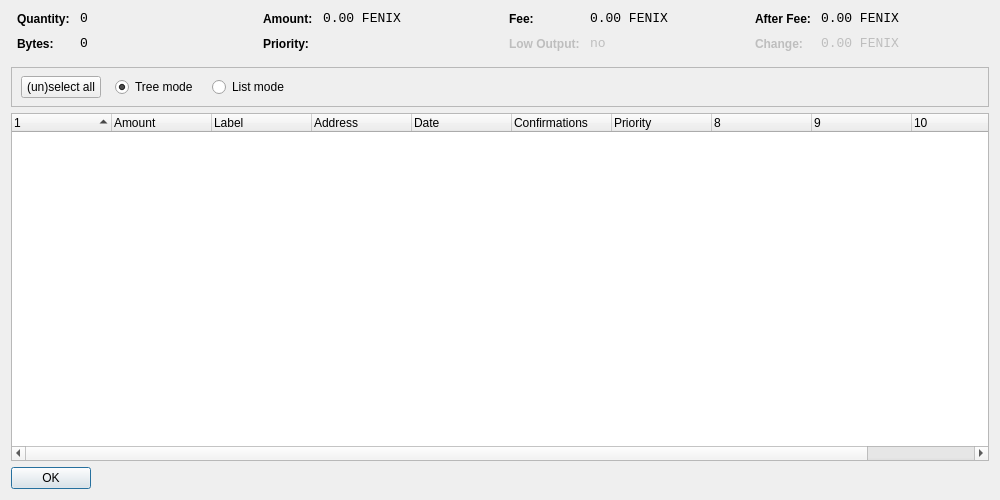
<?xml version="1.0" encoding="UTF-8"?>
<ui version="4.0">
 <class>CoinControlDialog</class>
 <widget class="QDialog" name="CoinControlDialog">
  <property name="geometry">
   <rect>
    <x>0</x>
    <y>0</y>
    <width>1000</width>
    <height>500</height>
   </rect>
  </property>
  <property name="windowTitle">
   <string>Coin Control</string>
  </property>
  <layout class="QVBoxLayout" name="verticalLayout">
   <item>
    <layout class="QHBoxLayout" name="horizontalLayoutTop" stretch="0,0,0,0">
     <property name="topMargin">
      <number>0</number>
     </property>
     <property name="bottomMargin">
      <number>10</number>
     </property>
     <item>
      <layout class="QFormLayout" name="formLayoutCoinControl1">
       <property name="horizontalSpacing">
        <number>10</number>
       </property>
       <property name="verticalSpacing">
        <number>10</number>
       </property>
       <property name="leftMargin">
        <number>6</number>
       </property>
       <property name="rightMargin">
        <number>6</number>
       </property>
       <item row="0" column="0">
        <widget class="QLabel" name="labelCoinControlQuantityText">
         <property name="styleSheet">
          <string notr="true">font-weight:bold;</string>
         </property>
         <property name="text">
          <string>Quantity:</string>
         </property>
        </widget>
       </item>
       <item row="0" column="1">
        <widget class="QLabel" name="labelCoinControlQuantity">
         <property name="font">
          <font>
           <family>Monospace</family>
           <pointsize>10</pointsize>
          </font>
         </property>
         <property name="cursor">
          <cursorShape>IBeamCursor</cursorShape>
         </property>
         <property name="contextMenuPolicy">
          <enum>Qt::ActionsContextMenu</enum>
         </property>
         <property name="text">
          <string notr="true">0</string>
         </property>
         <property name="textInteractionFlags">
          <set>Qt::LinksAccessibleByMouse|Qt::TextSelectableByKeyboard|Qt::TextSelectableByMouse</set>
         </property>
        </widget>
       </item>
       <item row="1" column="0">
        <widget class="QLabel" name="labelCoinControlBytesText">
         <property name="styleSheet">
          <string notr="true">font-weight:bold;</string>
         </property>
         <property name="text">
          <string>Bytes:</string>
         </property>
        </widget>
       </item>
       <item row="1" column="1">
        <widget class="QLabel" name="labelCoinControlBytes">
         <property name="font">
          <font>
           <family>Monospace</family>
           <pointsize>10</pointsize>
          </font>
         </property>
         <property name="cursor">
          <cursorShape>IBeamCursor</cursorShape>
         </property>
         <property name="contextMenuPolicy">
          <enum>Qt::ActionsContextMenu</enum>
         </property>
         <property name="text">
          <string notr="true">0</string>
         </property>
         <property name="textInteractionFlags">
          <set>Qt::LinksAccessibleByMouse|Qt::TextSelectableByKeyboard|Qt::TextSelectableByMouse</set>
         </property>
        </widget>
       </item>
      </layout>
     </item>
     <item>
      <layout class="QFormLayout" name="formLayoutCoinControl2">
       <property name="horizontalSpacing">
        <number>10</number>
       </property>
       <property name="verticalSpacing">
        <number>10</number>
       </property>
       <property name="leftMargin">
        <number>6</number>
       </property>
       <property name="rightMargin">
        <number>6</number>
       </property>
       <item row="0" column="0">
        <widget class="QLabel" name="labelCoinControlAmountText">
         <property name="styleSheet">
          <string notr="true">font-weight:bold;</string>
         </property>
         <property name="text">
          <string>Amount:</string>
         </property>
        </widget>
       </item>
       <item row="0" column="1">
        <widget class="QLabel" name="labelCoinControlAmount">
         <property name="font">
          <font>
           <family>Monospace</family>
           <pointsize>10</pointsize>
          </font>
         </property>
         <property name="cursor">
          <cursorShape>IBeamCursor</cursorShape>
         </property>
         <property name="contextMenuPolicy">
          <enum>Qt::ActionsContextMenu</enum>
         </property>
         <property name="text">
          <string notr="true">0.00 FENIX</string>
         </property>
         <property name="textInteractionFlags">
          <set>Qt::LinksAccessibleByMouse|Qt::TextSelectableByKeyboard|Qt::TextSelectableByMouse</set>
         </property>
        </widget>
       </item>
       <item row="1" column="0">
        <widget class="QLabel" name="labelCoinControlPriorityText">
         <property name="styleSheet">
          <string notr="true">font-weight:bold;</string>
         </property>
         <property name="text">
          <string>Priority:</string>
         </property>
        </widget>
       </item>
       <item row="1" column="1">
        <widget class="QLabel" name="labelCoinControlPriority">
         <property name="font">
          <font>
           <family>Monospace</family>
           <pointsize>10</pointsize>
          </font>
         </property>
         <property name="cursor">
          <cursorShape>IBeamCursor</cursorShape>
         </property>
         <property name="contextMenuPolicy">
          <enum>Qt::ActionsContextMenu</enum>
         </property>
         <property name="text">
          <string/>
         </property>
         <property name="textInteractionFlags">
          <set>Qt::LinksAccessibleByMouse|Qt::TextSelectableByKeyboard|Qt::TextSelectableByMouse</set>
         </property>
        </widget>
       </item>
      </layout>
     </item>
     <item>
      <layout class="QFormLayout" name="formLayoutCoinControl3">
       <property name="horizontalSpacing">
        <number>10</number>
       </property>
       <property name="verticalSpacing">
        <number>10</number>
       </property>
       <property name="leftMargin">
        <number>6</number>
       </property>
       <property name="rightMargin">
        <number>6</number>
       </property>
       <item row="0" column="0">
        <widget class="QLabel" name="labelCoinControlFeeText">
         <property name="styleSheet">
          <string notr="true">font-weight:bold;</string>
         </property>
         <property name="text">
          <string>Fee:</string>
         </property>
        </widget>
       </item>
       <item row="0" column="1">
        <widget class="QLabel" name="labelCoinControlFee">
         <property name="font">
          <font>
           <family>Monospace</family>
           <pointsize>10</pointsize>
          </font>
         </property>
         <property name="cursor">
          <cursorShape>IBeamCursor</cursorShape>
         </property>
         <property name="contextMenuPolicy">
          <enum>Qt::ActionsContextMenu</enum>
         </property>
         <property name="text">
          <string notr="true">0.00 FENIX</string>
         </property>
         <property name="textInteractionFlags">
          <set>Qt::LinksAccessibleByMouse|Qt::TextSelectableByKeyboard|Qt::TextSelectableByMouse</set>
         </property>
        </widget>
       </item>
       <item row="1" column="0">
        <widget class="QLabel" name="labelCoinControlLowOutputText">
         <property name="enabled">
          <bool>false</bool>
         </property>
         <property name="styleSheet">
          <string notr="true">font-weight:bold;</string>
         </property>
         <property name="text">
          <string>Low Output:</string>
         </property>
        </widget>
       </item>
       <item row="1" column="1">
        <widget class="QLabel" name="labelCoinControlLowOutput">
         <property name="enabled">
          <bool>false</bool>
         </property>
         <property name="font">
          <font>
           <family>Monospace</family>
           <pointsize>10</pointsize>
          </font>
         </property>
         <property name="cursor">
          <cursorShape>IBeamCursor</cursorShape>
         </property>
         <property name="contextMenuPolicy">
          <enum>Qt::ActionsContextMenu</enum>
         </property>
         <property name="text">
          <string notr="true">no</string>
         </property>
         <property name="textInteractionFlags">
          <set>Qt::LinksAccessibleByMouse|Qt::TextSelectableByKeyboard|Qt::TextSelectableByMouse</set>
         </property>
        </widget>
       </item>
      </layout>
     </item>
     <item>
      <layout class="QFormLayout" name="formLayoutCoinControl4">
       <property name="horizontalSpacing">
        <number>10</number>
       </property>
       <property name="verticalSpacing">
        <number>10</number>
       </property>
       <property name="leftMargin">
        <number>6</number>
       </property>
       <property name="rightMargin">
        <number>6</number>
       </property>
       <item row="0" column="0">
        <widget class="QLabel" name="labelCoinControlAfterFeeText">
         <property name="styleSheet">
          <string notr="true">font-weight:bold;</string>
         </property>
         <property name="text">
          <string>After Fee:</string>
         </property>
        </widget>
       </item>
       <item row="0" column="1">
        <widget class="QLabel" name="labelCoinControlAfterFee">
         <property name="font">
          <font>
           <family>Monospace</family>
           <pointsize>10</pointsize>
          </font>
         </property>
         <property name="cursor">
          <cursorShape>IBeamCursor</cursorShape>
         </property>
         <property name="contextMenuPolicy">
          <enum>Qt::ActionsContextMenu</enum>
         </property>
         <property name="text">
          <string notr="true">0.00 FENIX</string>
         </property>
         <property name="textInteractionFlags">
          <set>Qt::LinksAccessibleByMouse|Qt::TextSelectableByKeyboard|Qt::TextSelectableByMouse</set>
         </property>
        </widget>
       </item>
       <item row="1" column="0">
        <widget class="QLabel" name="labelCoinControlChangeText">
         <property name="enabled">
          <bool>false</bool>
         </property>
         <property name="styleSheet">
          <string notr="true">font-weight:bold;</string>
         </property>
         <property name="text">
          <string>Change:</string>
         </property>
        </widget>
       </item>
       <item row="1" column="1">
        <widget class="QLabel" name="labelCoinControlChange">
         <property name="enabled">
          <bool>false</bool>
         </property>
         <property name="font">
          <font>
           <family>Monospace</family>
           <pointsize>10</pointsize>
          </font>
         </property>
         <property name="cursor">
          <cursorShape>IBeamCursor</cursorShape>
         </property>
         <property name="contextMenuPolicy">
          <enum>Qt::ActionsContextMenu</enum>
         </property>
         <property name="text">
          <string notr="true">0.00 FENIX</string>
         </property>
         <property name="textInteractionFlags">
          <set>Qt::LinksAccessibleByMouse|Qt::TextSelectableByKeyboard|Qt::TextSelectableByMouse</set>
         </property>
        </widget>
       </item>
      </layout>
     </item>
    </layout>
   </item>
   <item>
    <widget class="QFrame" name="frame">
     <property name="minimumSize">
      <size>
       <width>0</width>
       <height>40</height>
      </size>
     </property>
     <property name="frameShape">
      <enum>QFrame::StyledPanel</enum>
     </property>
     <property name="frameShadow">
      <enum>QFrame::Sunken</enum>
     </property>
     <widget class="QWidget" name="horizontalLayoutWidget">
      <property name="geometry">
       <rect>
        <x>10</x>
        <y>0</y>
        <width>781</width>
        <height>41</height>
       </rect>
      </property>
      <layout class="QHBoxLayout" name="horizontalLayoutPanel" stretch="0,0,0,0,0">
       <property name="spacing">
        <number>14</number>
       </property>
       <item>
        <widget class="QPushButton" name="pushButtonSelectAll">
         <property name="sizePolicy">
          <sizepolicy hsizetype="Maximum" vsizetype="Fixed">
           <horstretch>0</horstretch>
           <verstretch>0</verstretch>
          </sizepolicy>
         </property>
         <property name="text">
          <string>(un)select all</string>
         </property>
        </widget>
       </item>
       <item>
        <widget class="QRadioButton" name="radioTreeMode">
         <property name="sizePolicy">
          <sizepolicy hsizetype="Maximum" vsizetype="Fixed">
           <horstretch>0</horstretch>
           <verstretch>0</verstretch>
          </sizepolicy>
         </property>
         <property name="text">
          <string>Tree mode</string>
         </property>
         <property name="checked">
          <bool>true</bool>
         </property>
        </widget>
       </item>
       <item>
        <widget class="QRadioButton" name="radioListMode">
         <property name="sizePolicy">
          <sizepolicy hsizetype="Maximum" vsizetype="Fixed">
           <horstretch>0</horstretch>
           <verstretch>0</verstretch>
          </sizepolicy>
         </property>
         <property name="text">
          <string>List mode</string>
         </property>
        </widget>
       </item>
       <item>
        <spacer name="horizontalSpacer">
         <property name="orientation">
          <enum>Qt::Horizontal</enum>
         </property>
         <property name="sizeHint" stdset="0">
          <size>
           <width>40</width>
           <height>20</height>
          </size>
         </property>
        </spacer>
       </item>
      </layout>
     </widget>
    </widget>
   </item>
   <item>
    <widget class="CoinControlTreeWidget" name="treeWidget">
     <property name="contextMenuPolicy">
      <enum>Qt::CustomContextMenu</enum>
     </property>
     <property name="sortingEnabled">
      <bool>false</bool>
     </property>
     <property name="columnCount">
      <number>11</number>
     </property>
     <attribute name="headerShowSortIndicator" stdset="0">
      <bool>true</bool>
     </attribute>
     <attribute name="headerStretchLastSection">
      <bool>false</bool>
     </attribute>
     <column>
      <property name="text">
       <string/>
      </property>
     </column>
     <column>
      <property name="text">
       <string>Amount</string>
      </property>
     </column>
     <column>
      <property name="text">
       <string>Label</string>
      </property>
     </column>
     <column>
      <property name="text">
       <string>Address</string>
      </property>
     </column>
     <column>
      <property name="text">
       <string>Date</string>
      </property>
     </column>
     <column>
      <property name="text">
       <string>Confirmations</string>
      </property>
      <property name="toolTip">
       <string>Confirmed</string>
      </property>
     </column>
     <column>
      <property name="text">
       <string>Priority</string>
      </property>
     </column>
     <column>
      <property name="text">
       <string/>
      </property>
     </column>
     <column>
      <property name="text">
       <string/>
      </property>
     </column>
     <column>
      <property name="text">
       <string/>
      </property>
     </column>
     <column>
      <property name="text">
       <string/>
      </property>
     </column>
    </widget>
   </item>
   <item>
    <widget class="QDialogButtonBox" name="buttonBox">
     <property name="sizePolicy">
      <sizepolicy hsizetype="Maximum" vsizetype="Fixed">
       <horstretch>0</horstretch>
       <verstretch>0</verstretch>
      </sizepolicy>
     </property>
     <property name="orientation">
      <enum>Qt::Horizontal</enum>
     </property>
     <property name="standardButtons">
      <set>QDialogButtonBox::Ok</set>
     </property>
    </widget>
   </item>
  </layout>
 </widget>
 <customwidgets>
  <customwidget>
   <class>CoinControlTreeWidget</class>
   <extends>QTreeWidget</extends>
   <header>coincontroltreewidget.h</header>
  </customwidget>
 </customwidgets>
 <resources/>
 <connections/>
</ui>
